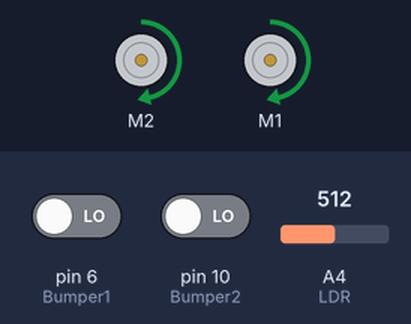
A sketch run on a simulated Arduino Uno, built with avr-gcc and run on an emulated ATmega328P. Shown: 2 × DC motor (green arrow = forward, orange = backward, longer = faster). The test bench sets the inputs (shaded band); at power-on: pin 6 (Bumper1) LOW, A4 (LDR) = 512, pin 10 (Bumper2) LOW.

Above: at 1.2 s.
1.3 s: pin 6 (Bumper1) driven HIGH
At 2.1 s:
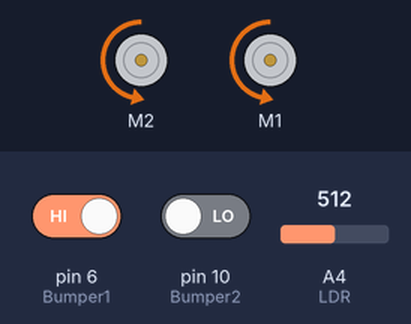
At 3.0 s:
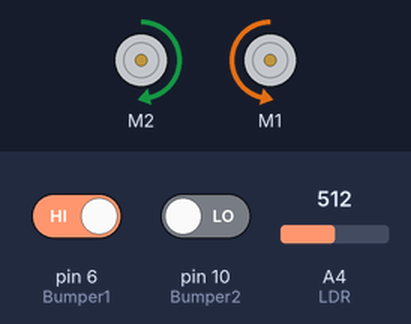
4.3 s: A4 (LDR) set to 943
6.5 s: A4 (LDR) set to 977
At 8.0 s:
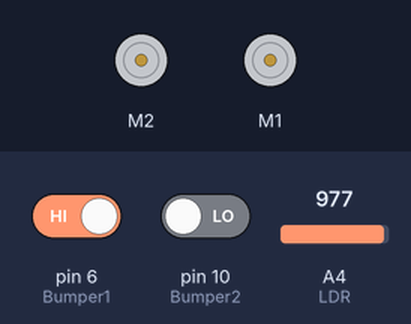
Timing chart, 0 to 14.8 s (numbered marks = the images above; inputs shaded):
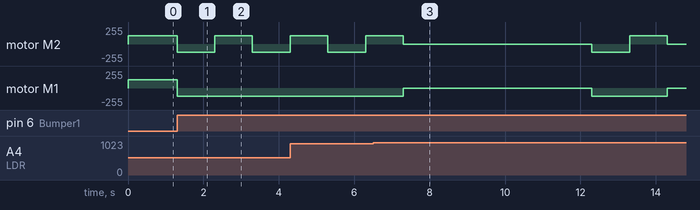

The sketch:

IR_Control.ino
```cpp
//Include Libraries needed
#include <Wire.h>
#include <Adafruit_MotorShield.h>
#include "utility/Adafruit_PWMServoDriver.h"

//Making Directions Shorter for Later
int F = FORWARD;
int B = BACKWARD;
int S = RELEASE;

//Setup for MotorShield including naming motors ML and MR
Adafruit_MotorShield AFMS = Adafruit_MotorShield();
Adafruit_DCMotor *ML = AFMS.getMotor(2);
Adafruit_DCMotor *MR = AFMS.getMotor(1);

//Pins designated for components used (Bumpers and the LDR)
int Bumper1 = 6;
int Bumper2 = 10;
int LDR = A4;
//Threshold to decide when under bright light from LDR Reading
int LT = 960;

void setup() {
  // put your setup code here, to run once:

 //Connect to the Motor Controller
 AFMS.begin();

 //Set Motor Speeds to 125 (Value between 0 and 255)
  ML->setSpeed(125);
  MR->setSpeed(125);

  //Set pin mode for bumper switches
  pinMode(Bumper1, INPUT);
  pinMode(Bumper2, INPUT);

}

void loop() {
  // put your main code here, to run repeatedly:

  //robot will always start loop going forward
  goStraight();

  //State of 0 given to bumper states for open switch
  boolean Bumper1State = LOW;
  boolean Bumper2State = LOW;

  //Read outputs from switches and sensor
  int sensorValue = analogRead(LDR);
  Bumper1State = digitalRead(Bumper1);
  Bumper2State = digitalRead(Bumper2);

  //If LDR output reads higher than threshold than stop the robot
  if (sensorValue > LT) {
    robotStop();
    delay(5000);
  }

  //If either bumper is triggered, backup up then turnaround
  if (Bumper1State == HIGH || Bumper2State == HIGH) {
    goBackwards();
    delay(1000);
    turnAround();
  }
}

//Function to tell the robot to move straight ahead
void goStraight(){
  ML->run(F);
  MR->run(F);
}

//Function to tell the robot to move backwards
void goBackwards() {
  ML->run(B);
  MR->run(B);
}

//Function to tell the robot to stop
void robotStop() {
  ML->run(S);
  MR->run(S);
}

//Function to tell the robot to turn around
void turnAround() {
  ML->run(F);
  MR->run(B);
  delay(1000);
}
```

Measured:
- the behaviour switches between 960 and 961 on A4 (LDR) (found by bisection; images 2 and 3)
- after the input at 1.3 s, motor M2: forward 125/255 → backward 125/255 at once, → forward 125/255 1.0 s later, → backward 125/255 1.0 s later; motor M1: forward 125/255 → backward 125/255 at once
- after the input at 6.5 s, motor M1: backward 125/255 → stopped after 0.80 s, → backward 125/255 5.0 s later, → stopped 2.0 s later
